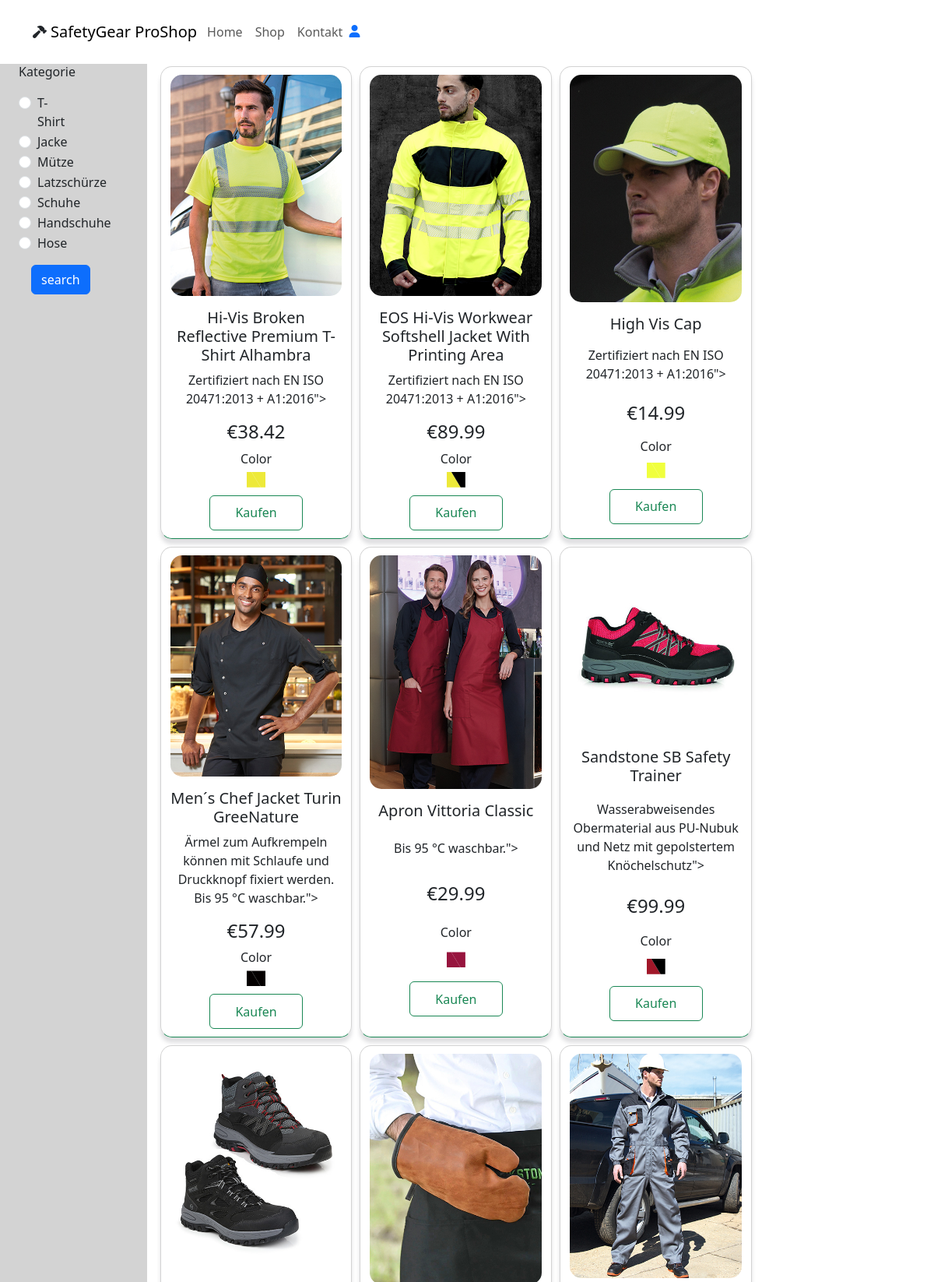
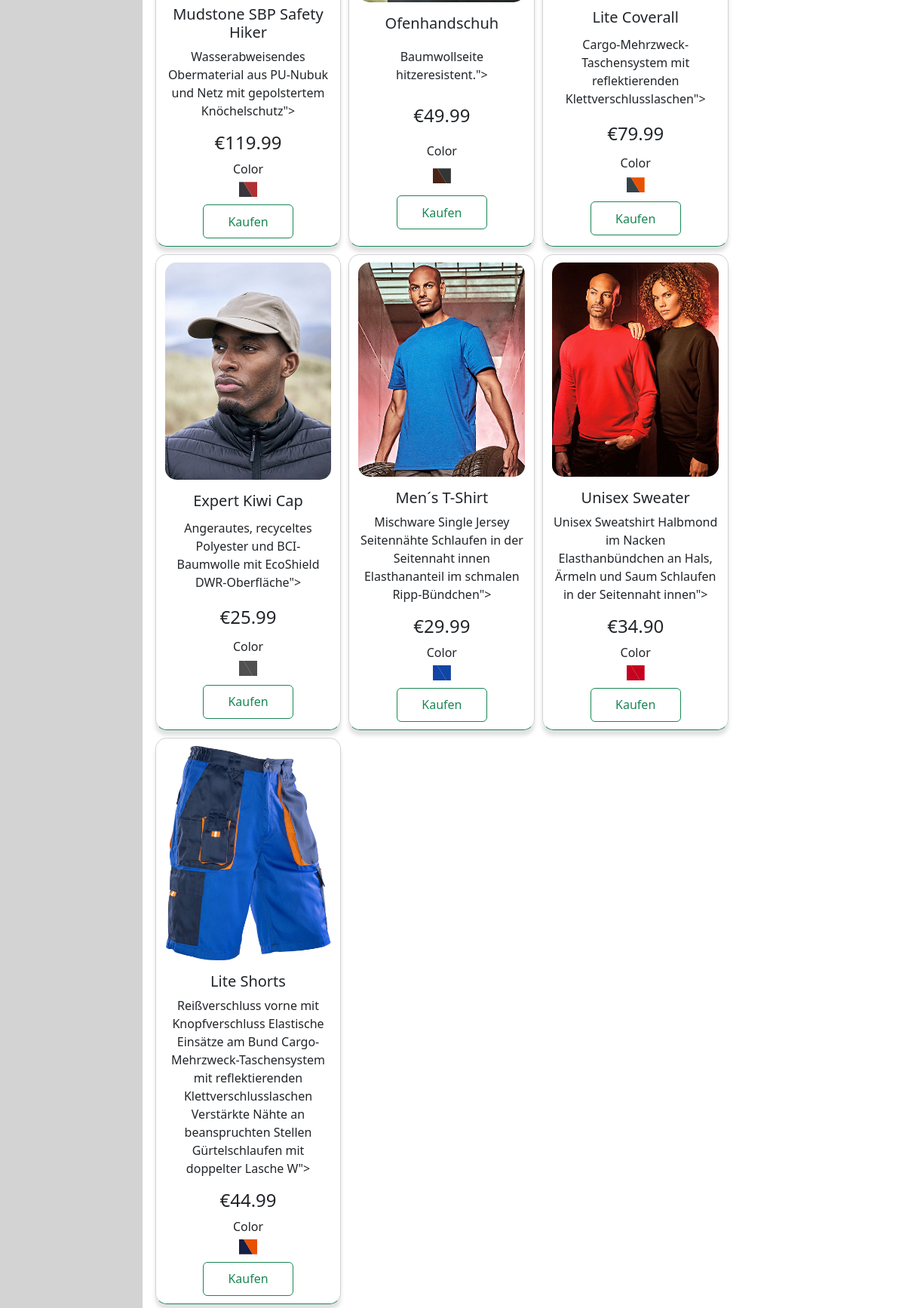
The page /shop.php on the database its author committed (2 pictures, top to bottom).
### tables this page shows
CREATE TABLE `products` (
  `product_id` int(11) NOT NULL,
  `product_name` varchar(150) NOT NULL,
  `product_category` varchar(100) NOT NULL,
  `product_description` varchar(255) NOT NULL,
  `product_image1` varchar(255) NOT NULL,
  `product_image2` varchar(255) NOT NULL,
  `product_image3` varchar(255) NOT NULL,
  `product_image4` varchar(255) NOT NULL,
  `product_price` decimal(6,2) NOT NULL,
  `product_color1` varchar(10) DEFAULT NULL,
  `product_color2` varchar(10) DEFAULT NULL
);

### shop.php (the view, shortened to what this page needs)
<?php
include('server/connection.php');
include('layouts/header.php');
$getCategories = $conn_db->prepare("SELECT DISTINCT(product_category) FROM products");
$getCategories->execute();
$showCategories = $getCategories->get_result();
if(isset($_POST['search'])){
  $category = $_POST['category'];
  echo $category;
  $get_all_products_query = $conn_db->prepare("SELECT * FROM products WHERE product_category = ?");
  $get_all_products_query->bind_param('s', $category);
  $get_all_products_query->execute();
  $all_products = $get_all_products_query->get_result();
} else {
  $get_all_products_query = $conn_db->prepare("SELECT * FROM products");
  $get_all_products_query->execute();
  $all_products = $get_all_products_query->get_result();
}
?>
<main>
  <div class="parent">
    <div class="row mx-auto container-fluid child-search">
      <div class="col-lg-3 col-md-3 col-sm-3">
        <form method="POST" action="shop.php">
            <p>Kategorie</p>
            <?php while($showCategory = (mysqli_fetch_array($showCategories, MYSQLI_ASSOC))) {  ?>
              <div class="form-check">
                <input type="radio" class="form-check-input" name="category"  value="<?= $showCategory['product_category']; ?>">
                <label class="form-check-label"><?= $showCategory['product_category']; ?></label>
              </div>
            <?php } ?>
          <div class="form-group my-3 mx-3">
            <input type="submit" name="search" value="search" class="btn btn-primary">
          </div>
        </form>
      </div>
    </div>
    <div class="row mx-auto container-fluid child-products">
      <?php while($row = (mysqli_fetch_array($all_products, MYSQLI_ASSOC))){  ?>
      <div class="product text-center col-lg-3 col-md-4 col-sm-12 d-flex flex-wrap justify-content-center">
        <img class="img-fluid mb-3 main-product-img" src="assets/imgs/<?php echo $row["product_image1"]; ?> " />
        <h5 class="p-name">
          <?php echo $row["product_name"]; ?>
        </h5>
        <p><?php echo $row["product_description"]; ?>"></p>
        <h4 class="p-price">€<?php echo $row["product_price"]; ?></h4>
        <div
          class="colors colors row mx-auto container-fluid justify-content-center"
        >
          <div><p>Color</p></div>
          <div class="color2" style="background-color: <?php echo $row["product_color2"]; ?>"></div>
        </div>
        <div>
          <a href="<?php echo "single_product.php?product_id=" . $row['product_id']; ?>"><button type="button"  class="btn btn-outline-success buy-btn">Kaufen</button></a>
        </div>
      </div>
      <?php } ?>
    </div>
  </div>
</main>
<?php include('layouts/footer.php'); ?>

### layouts/header.php (shortened to what this page needs)
<!DOCTYPE html>
<html lang="de">
  <head>
    <link
      rel="stylesheet"
      href="https://cdn.jsdelivr.net/npm/bootstrap@5.3.2/dist/css/bootstrap.min.css"
    />
    <link
      rel="stylesheet"
      href="https://cdnjs.cloudflare.com/ajax/libs/font-awesome/6.5.1/css/all.min.css"
    />
    <link rel="stylesheet" type="text/css" href="assets/css/style.css" />
  </head>
  <body>
    <nav class="navbar navbar-expand-lg navbar-light bg-white py-3 fixed-top">
      <div class="container">
        <i class="fa-solid fa-hammer"></i>
        <a class="navbar-brand logo" href="index.php">SafetyGear ProShop</a>
        <div class="collapse navbar-collapse nav-buttons" id="navbarSupportedContent">
          <ul class="navbar-nav me-auto mb-2 mb-lg-0">
            <li class="nav-item">
              <a class="nav-link" href="index.php">Home</a>
            </li>
            <li class="nav-item">
              <a class="nav-link" href="shop.php">Shop</a>
            </li>
            <li class="nav-item">
              <a class="nav-link" href="contact.php">Kontakt</a>
            </li>
            <li class="nav-item">
                <a href="account.php"><i class="fas fa-user account-icon"></i></a>
            </li>
          </ul>
        </div>
      </div>
    </nav>

### layouts/footer.php
    </body>
</html>

### assets/css/style.css (style rules this page uses)
.logo { margin: 5px; }
.account-icon { margin-top: 11px; }
.parent { display: flex; }
.child-search { flex: 1; margin-top: 80px; margin-left: 20px; background: #d3d3d3; }
.child-products { flex: 6; margin-top: 80px; }
.product { border: 1px solid #d3d3d3; border-radius: 15px; margin: 5px; box-shadow: rgba(100, 100, 111, 0.2) 0px 7px 5px 0px; }
.main-product-img { margin: 10px; border-radius: 15px; }
.colors>div:nth-child(1)>p:nth-child(1) { margin-bottom: 5px; }
.color2 { height: 20px; width: 20px; margin-left: -9px; clip-path: polygon(25% 0, 100% 0, 100% 100%, 75% 100%); }
.product { border-bottom: 1px solid #198754; }
.buy-btn { width: 120px; height: 45px; margin: 10px; }

### rows shown on the page
products: product_image1 (picture), product_name "Hi-Vis Broken Reflective Premium T-Shirt Alhambra", product_description "Zertifiziert nach EN ISO 20471:2013 + A1:2016", product_price "38.42"
products: product_image1 (picture), product_name "EOS Hi-Vis Workwear Softshell Jacket With Printing Area", product_description "Zertifiziert nach EN ISO 20471:2013 + A1:2016", product_price "89.99"
products: product_image1 (picture), product_name "High Vis Cap", product_description "Zertifiziert nach EN ISO 20471:2013 + A1:2016", product_price "14.99"
products: product_image1 (picture), product_name "Men´s Chef Jacket Turin GreeNature", product_description "Ärmel zum Aufkrempeln können mit Schlaufe und Druckknopf fixiert werden. Bis 95 °C waschbar.", product_price "57.99"
products: product_image1 (picture), product_name "Apron Vittoria Classic", product_description "Bis 95 °C waschbar.", product_price "29.99"
products: product_image1 (picture), product_name "Sandstone SB Safety Trainer", product_description "Wasserabweisendes Obermaterial aus PU-Nubuk und Netz mit gepolstertem Knöchelschutz", product_price "99.99"
products: product_image1 (picture), product_name "Mudstone SBP Safety Hiker", product_description "Wasserabweisendes Obermaterial aus PU-Nubuk und Netz mit gepolstertem Knöchelschutz", product_price "119.99"
products: product_image1 (picture), product_name "Ofenhandschuh", product_description "Baumwollseite hitzeresistent.", product_price "49.99"
products: product_image1 (picture), product_name "Lite Coverall", product_description "Cargo-Mehrzweck-Taschensystem mit reflektierenden Klettverschlusslaschen", product_price "79.99"
products: product_image1 (picture), product_name "Expert Kiwi Cap", product_description "Angerautes, recyceltes Polyester und BCI-Baumwolle mit EcoShield DWR-Oberfläche", product_price "25.99"
products: product_image1 (picture), product_name "Men´s T-Shirt", product_description "Mischware Single Jersey Seitennähte Schlaufen in der Seitennaht innen Elasthananteil im schmalen Ripp-Bündchen", product_price "29.99"
products: product_image1 (picture), product_name "Unisex Sweater", product_description "Unisex Sweatshirt Halbmond im Nacken Elasthanbündchen an Hals, Ärmeln und Saum Schlaufen in der Seitennaht innen", product_price "34.90"
products: product_image1 (picture), product_name "Lite Shorts", product_description "Reißverschluss vorne mit Knopfverschluss Elastische Einsätze am Bund Cargo-Mehrzweck-Taschensystem mit reflektierenden Klettverschlusslaschen Verstärkte Nähte an beanspruchten Stellen Gürtelschlaufen mit doppelter Lasche W", product_price "44.99"

### other values the page prints
$showCategory['product_category'] "T-Shirt"
$showCategory['product_category'] "Jacke"
$showCategory['product_category'] "Mütze"
$showCategory['product_category'] "Latzschürze"
$showCategory['product_category'] "Schuhe"
$showCategory['product_category'] "Handschuhe"
$showCategory['product_category'] "Hose"
